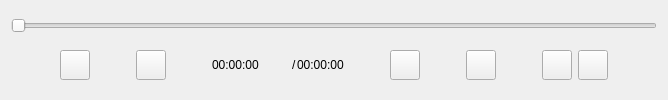
                 <widget class="QWidget" name="widget_bottom" native="true">
                  <property name="sizePolicy">
                   <sizepolicy hsizetype="Preferred" vsizetype="Preferred">
                    <horstretch>0</horstretch>
                    <verstretch>0</verstretch>
                   </sizepolicy>
                  </property>
                  <property name="minimumSize">
                   <size>
                    <width>0</width>
                    <height>30</height>
                   </size>
                  </property>
                  <property name="maximumSize">
                   <size>
                    <width>16777215</width>
                    <height>100</height>
                   </size>
                  </property>
                  <layout class="QVBoxLayout" name="verticalLayout_8">
                   <item>
                    <spacer name="verticalSpacer_5">
                     <property name="orientation">
                      <enum>Qt::Vertical</enum>
                     </property>
                     <property name="sizeType">
                      <enum>QSizePolicy::Expanding</enum>
                     </property>
                     <property name="sizeHint" stdset="0">
                      <size>
                       <width>20</width>
                       <height>15</height>
                      </size>
                     </property>
                    </spacer>
                   </item>
                   <item>
                    <widget class="AVPtsSlider" name="slider_AVPts">
                     <property name="minimumSize">
                      <size>
                       <width>0</width>
                       <height>18</height>
                      </size>
                     </property>
                     <property name="maximumSize">
                      <size>
                       <width>16777215</width>
                       <height>18</height>
                      </size>
                     </property>
                     <property name="orientation">
                      <enum>Qt::Horizontal</enum>
                     </property>
                    </widget>
                   </item>
                   <item>
                    <widget class="QWidget" name="widget_bottom_assis" native="true">
                     <layout class="QHBoxLayout" name="horizontalLayout_14">
                      <item>
                       <layout class="QHBoxLayout" name="horizontalLayout_13">
                        <property name="topMargin">
                         <number>0</number>
                        </property>
                        <item>
                         <spacer name="horizontalSpacer_13">
                          <property name="orientation">
                           <enum>Qt::Horizontal</enum>
                          </property>
                          <property name="sizeHint" stdset="0">
                           <size>
                            <width>40</width>
                            <height>20</height>
                           </size>
                          </property>
                         </spacer>
                        </item>
                        <item>
                         <widget class="QPushButton" name="btn_pauseon">
                          <property name="minimumSize">
                           <size>
                            <width>30</width>
                            <height>30</height>
                           </size>
                          </property>
                          <property name="maximumSize">
                           <size>
                            <width>30</width>
                            <height>30</height>
                           </size>
                          </property>
                          <property name="text">
                           <string/>
                          </property>
                         </widget>
                        </item>
                        <item>
                         <spacer name="horizontalSpacer_14">
                          <property name="orientation">
                           <enum>Qt::Horizontal</enum>
                          </property>
                          <property name="sizeHint" stdset="0">
                           <size>
                            <width>40</width>
                            <height>20</height>
                           </size>
                          </property>
                         </spacer>
                        </item>
                        <item>
                         <widget class="QPushButton" name="btn_next">
                          <property name="minimumSize">
                           <size>
                            <width>30</width>
                            <height>30</height>
                           </size>
                          </property>
                          <property name="maximumSize">
                           <size>
                            <width>30</width>
                            <height>30</height>
                           </size>
                          </property>
                          <property name="text">
                           <string/>
                          </property>
                         </widget>
                        </item>
                        <item>
                         <spacer name="horizontalSpacer_15">
                          <property name="orientation">
                           <enum>Qt::Horizontal</enum>
                          </property>
                          <property name="sizeHint" stdset="0">
                           <size>
                            <width>40</width>
                            <height>20</height>
                           </size>
                          </property>
                         </spacer>
                        </item>
                        <item>
                         <layout class="QHBoxLayout" name="horizontalLayout_15">
                          <property name="spacing">
                           <number>0</number>
                          </property>
                          <item>
                           <widget class="QLabel" name="label_pts">
                            <property name="sizePolicy">
                             <sizepolicy hsizetype="Fixed" vsizetype="Preferred">
                              <horstretch>0</horstretch>
                              <verstretch>0</verstretch>
                             </sizepolicy>
                            </property>
                            <property name="minimumSize">
                             <size>
                              <width>80</width>
                              <height>0</height>
                             </size>
                            </property>
                            <property name="maximumSize">
                             <size>
                              <width>80</width>
                              <height>16777215</height>
                             </size>
                            </property>
                            <property name="text">
                             <string>00:00:00</string>
                            </property>
                           </widget>
                          </item>
                          <item>
                           <widget class="QLabel" name="label_sperator">
                            <property name="sizePolicy">
                             <sizepolicy hsizetype="Fixed" vsizetype="Preferred">
                              <horstretch>0</horstretch>
                              <verstretch>0</verstretch>
                             </sizepolicy>
                            </property>
                            <property name="maximumSize">
                             <size>
                              <width>16</width>
                              <height>16777215</height>
                             </size>
                            </property>
                            <property name="text">
                             <string>/</string>
                            </property>
                           </widget>
                          </item>
                          <item>
                           <widget class="QLabel" name="label_duration">
                            <property name="sizePolicy">
                             <sizepolicy hsizetype="Fixed" vsizetype="Preferred">
                              <horstretch>0</horstretch>
                              <verstretch>0</verstretch>
                             </sizepolicy>
                            </property>
                            <property name="maximumSize">
                             <size>
                              <width>80</width>
                              <height>16777215</height>
                             </size>
                            </property>
                            <property name="text">
                             <string>00:00:00</string>
                            </property>
                           </widget>
                          </item>
                         </layout>
                        </item>
                        <item>
                         <spacer name="horizontalSpacer_16">
                          <property name="orientation">
                           <enum>Qt::Horizontal</enum>
                          </property>
                          <property name="sizeHint" stdset="0">
                           <size>
                            <width>40</width>
                            <height>20</height>
                           </size>
                          </property>
                         </spacer>
                        </item>
                        <item>
                         <widget class="QPushButton" name="btn_playspeed">
                          <property name="minimumSize">
                           <size>
                            <width>30</width>
                            <height>30</height>
                           </size>
                          </property>
                          <property name="maximumSize">
                           <size>
                            <width>30</width>
                            <height>30</height>
                           </size>
                          </property>
                          <property name="text">
                           <string/>
                          </property>
                         </widget>
                        </item>
                        <item>
                         <spacer name="horizontalSpacer_17">
                          <property name="orientation">
                           <enum>Qt::Horizontal</enum>
                          </property>
                          <property name="sizeHint" stdset="0">
                           <size>
                            <width>40</width>
                            <height>20</height>
                           </size>
                          </property>
                         </spacer>
                        </item>
                        <item>
                         <widget class="QPushButton" name="btn_config">
                          <property name="minimumSize">
                           <size>
                            <width>30</width>
                            <height>30</height>
                           </size>
                          </property>
                          <property name="maximumSize">
                           <size>
                            <width>30</width>
                            <height>30</height>
                           </size>
                          </property>
                          <property name="text">
                           <string/>
                          </property>
                         </widget>
                        </item>
                        <item>
                         <spacer name="horizontalSpacer_18">
                          <property name="orientation">
                           <enum>Qt::Horizontal</enum>
                          </property>
                          <property name="sizeHint" stdset="0">
                           <size>
                            <width>40</width>
                            <height>20</height>
                           </size>
                          </property>
                         </spacer>
                        </item>
                        <item>
                         <widget class="QPushButton" name="btn_volume">
                          <property name="minimumSize">
                           <size>
                            <width>30</width>
                            <height>30</height>
                           </size>
                          </property>
                          <property name="maximumSize">
                           <size>
                            <width>30</width>
                            <height>30</height>
                           </size>
                          </property>
                          <property name="text">
                           <string/>
                          </property>
                         </widget>
                        </item>
                        <item>
                         <widget class="QPushButton" name="btn_fullscreen">
                          <property name="minimumSize">
                           <size>
                            <width>30</width>
                            <height>30</height>
                           </size>
                          </property>
                          <property name="maximumSize">
                           <size>
                            <width>30</width>
                            <height>30</height>
                           </size>
                          </property>
                          <property name="text">
                           <string/>
                          </property>
                         </widget>
                        </item>
                        <item>
                         <spacer name="horizontalSpacer_19">
                          <property name="orientation">
                           <enum>Qt::Horizontal</enum>
                          </property>
                          <property name="sizeHint" stdset="0">
                           <size>
                            <width>40</width>
                            <height>20</height>
                           </size>
                          </property>
                         </spacer>
                        </item>
                       </layout>
                      </item>
                     </layout>
                    </widget>
                   </item>
                  </layout>
                 </widget>
